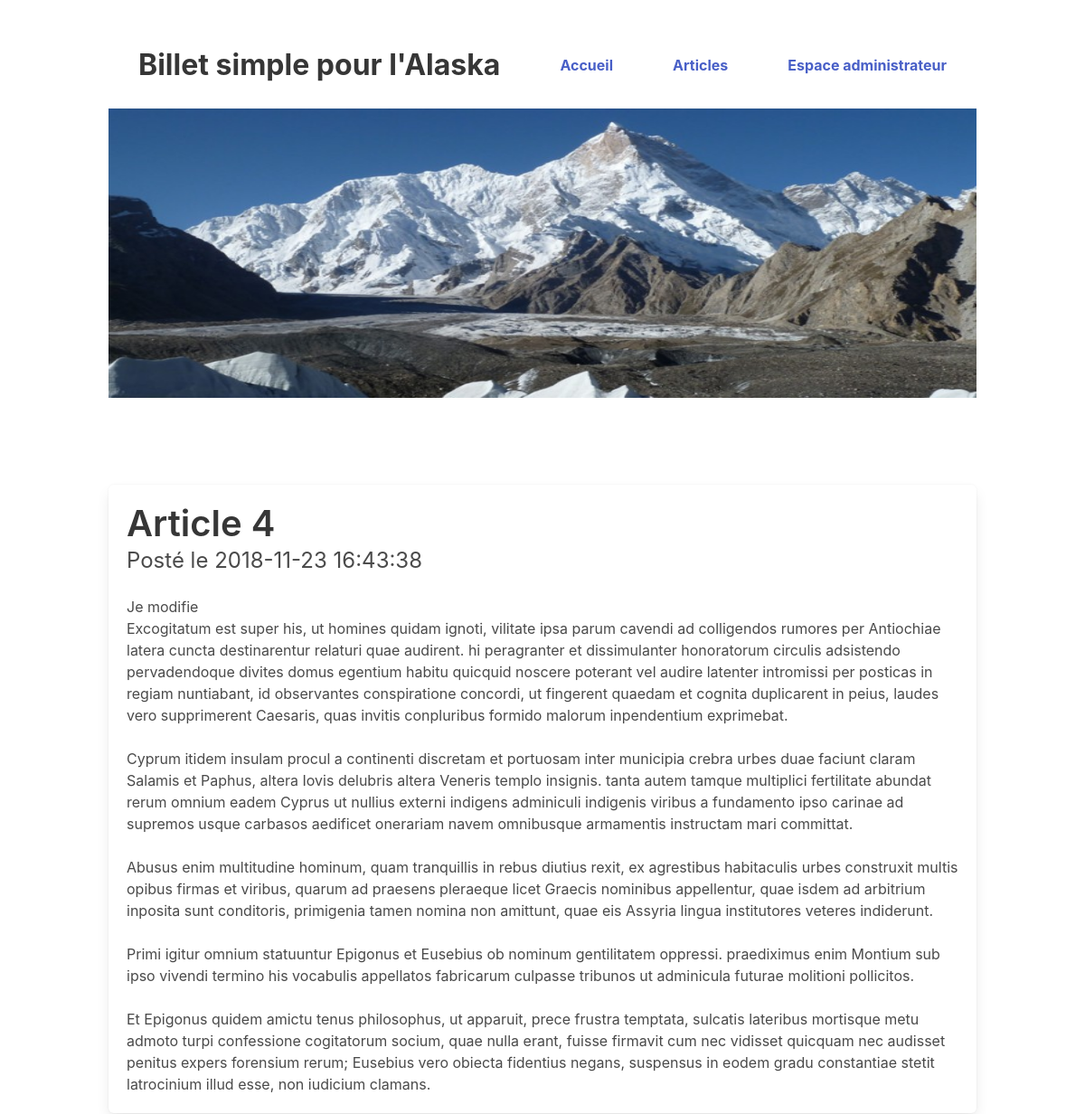
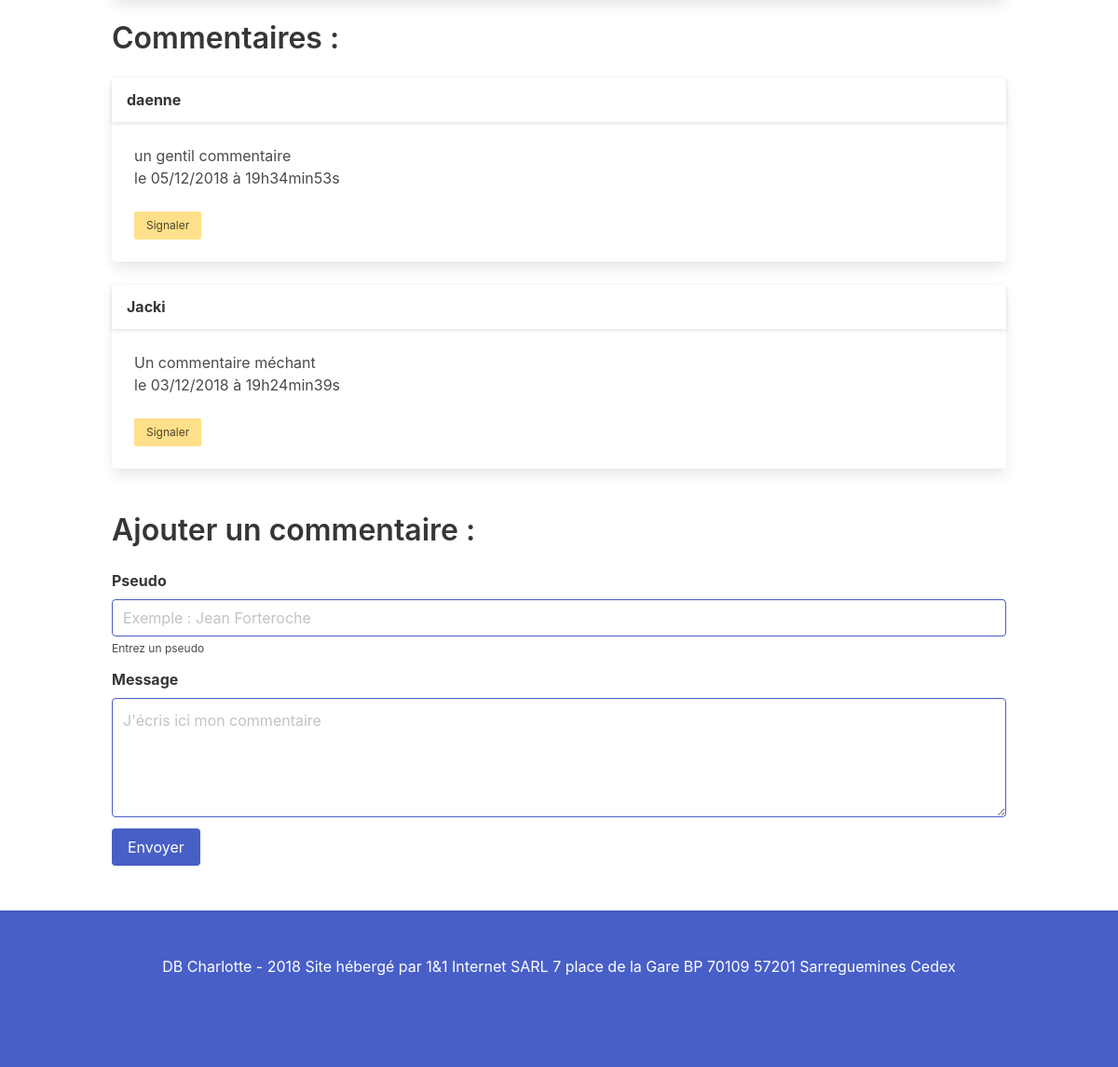
The page /index.php?action=article&id=30 on the database its author committed (2 pictures, top to bottom).
### tables this page shows
CREATE TABLE IF NOT EXISTS `articles` (
  `id` int(11) NOT NULL AUTO_INCREMENT,
  `title` varchar(200) NOT NULL,
  `content` text NOT NULL,
  `date_create` datetime NOT NULL,
  PRIMARY KEY (`id`)
);

CREATE TABLE IF NOT EXISTS `comments` (
  `id` int(11) NOT NULL AUTO_INCREMENT,
  `articleid` int(11) NOT NULL,
  `author` varchar(30) NOT NULL,
  `content` text NOT NULL,
  `date_create` datetime NOT NULL,
  `warning` tinyint(1) NOT NULL,
  PRIMARY KEY (`id`)
);

### controller/Controller.php (called while the page is built, shortened)
<?php
require_once('./model/Model.php');
class Controller
{
    protected $modelArticle;
    function __construct()
    {
        $this->modelArticle = new Model();
    }
    public function getArticle($id)
    {
        $article = $this->modelArticle->getArticle($id);
        $article = $article->fetch();
        $comments = $this->getComments($id);
        require('./view/frontend/articleView.php');
    }
    public function getComments($id)
    {
        $comments = $this->modelArticle->getComments($_GET['id']);
        return $comments;
    }
}

### model/Connexion.php (called while the page is built, shortened)
<?php
class Connexion
{
    public function getDb(){
        try
        {
            $db = new PDO('mysql:host=localhost;dbname=bddblogecrivain', 'root', '');
            $db->setAttribute(PDO::ATTR_ERRMODE, PDO::ERRMODE_EXCEPTION);
            $this->db = $db;
            return $this->db;
        }
        catch(Exception $e)
        {
            die('Erreur : '.$e->getMessage());
        }
    }
}

### model/Model.php (called while the page is built, shortened)
<?php
require_once('Connexion.php');
class Model extends Connexion {
    protected $db;
    public function __construct(){
        $this->db = $this->getDb();
    }
    public function getArticle($id){
        $request = $this->db->prepare('SELECT * FROM articles WHERE id = :id');
        $request->bindValue(':id', (int) $id, PDO::PARAM_INT);
        $request->execute();
        return $request;
    }
    public function getComments($id) {
        $comments = $this->db->prepare('SELECT id, articleid, author, content, DATE_FORMAT(date_create, \'%d/%m/%Y à %Hh%imin%ss\') AS comment_date_fr FROM comments WHERE articleid = ? ORDER BY date_create DESC');
        $comments->execute(array($id));
        return $comments;
    }
}

### view/frontend/articleView.php (the view)
<?php include('./view/template/header.php'); ?>
<section class="section">
  <div class="container">
      <div class="tile is-vertical box">
        <h2 class="title is-2">
        <?= strip_tags($article['title'])?>
        </h2>
        <p class="subtitle is-4">Posté le <?= $article['date_create']; ?>
        <p><?= nl2br($article['content']); ?></p>
      </div>
      <div class="tile is-vertical">
          <h3 class="title is-3">Commentaires : </h3>
          <?php
          while ($comment = $comments->fetch()){
          ?>
          <div class="card">
            <header class="card-header">
              <p class="card-header-title">
                <strong><?= strip_tags($comment['author']) ?></strong>
              </p>
            </header>
            <div class="card-content">
              <div class="content">
                <?= nl2br(strip_tags($comment['content'])); ?>
                <br>
                le <?= $comment['comment_date_fr'] ?>
              </div>
              <form action="index.php?action=warningComment&amp;id=<?= $comment['id']; ?>" method="post"">
                <input class="button is-warning is-small" type="submit" value="Signaler">
              </form>
            </div>
          </div><br/>
          <?php
          }
          ?>
      </div>
      <br/>
      <div class="tile is-vertical">
        <h3 class="title is-3">Ajouter un commentaire : </h3>
        <form action="index.php?action=addComment&amp;id=<?= $article['id']; ?>" method ="post">
            <div class="field">
              <label for="author" class="label">Pseudo</label>
              <div class="control">
                <input class="input is-link" name="author" type="text" placeholder="Exemple : Jean Forteroche">
              </div>
                <p class="help">Entrez un pseudo</p>
            </div>
            <div class="field">
              <label class="label" for="content">Message</label>
              <div class="control">
                <textarea class="textarea is-link" name="content" placeholder="J'écris ici mon commentaire"></textarea>
              </div>
            </div>
            <p><button class="button is-link" type="submit">Envoyer</button></p>
          </form>
      </div>
  </div>
</section>
<?php include('./view/template/footer.php'); ?>

### rows shown on the page
articles: title "Article 4", date_create "2018-11-23 16:43:38", content "Je modifie Excogitatum est super his, ut homines quidam ignoti, vilitate ipsa parum cavendi ad colligendos rumores per Antiochiae latera cuncta destinarentur relaturi quae audirent. hi peragranter et dissimulanter honoratorum circulis adsistendo pervadendoque divites domus egentium habitu quicquid noscere poterant vel audire latenter intromissi per posticas in regiam nuntiabant, id observantes conspiratione concordi, ut fingerent quaedam et cognita duplicarent in peius, laudes vero supprimerent Caesaris, quas invitis conpluribus formido malorum inpendentium exprimebat. Cyprum itidem insulam procul a continenti discretam et portuosam inter municipia crebra urbes duae faciunt claram Salamis…"
comments: author "daenne", content "un gentil commentaire", comment_date_fr "05/12/2018 à 19h34min53s"
comments: author "Jacki", content "Un commentaire méchant", comment_date_fr "03/12/2018 à 19h24min39s"
